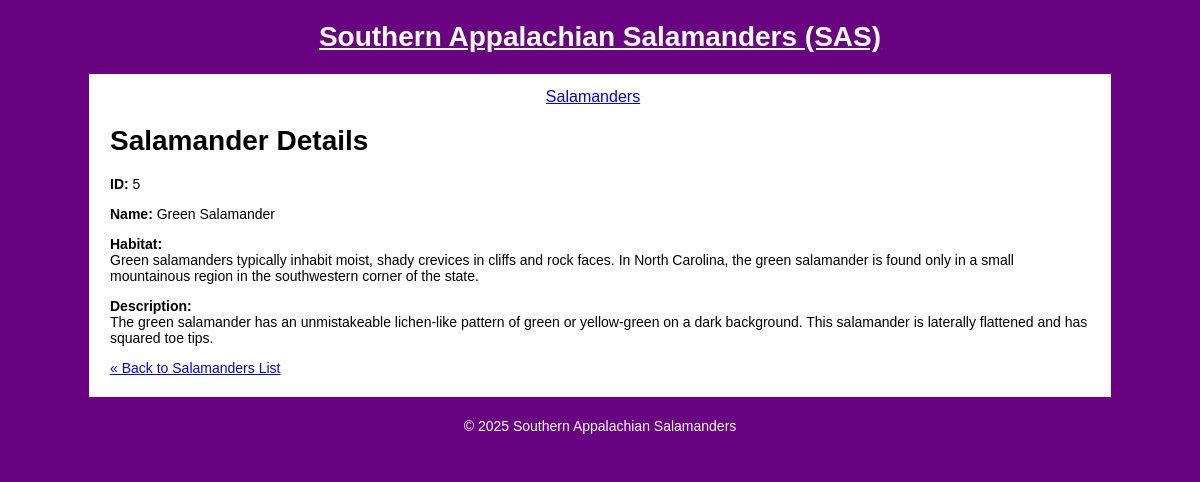
Page /salamanders/show.php?id=5 on the committed database.
### tables this page shows
CREATE TABLE `salamander` (
  `id` int(11) NOT NULL  PRIMARY KEY AUTO_INCREMENT,
  `name` varchar(255) NOT NULL,
  `habitat` text,
  `description` text
);

### private/query_functions.php (called while the page is built, shortened)
<?php
function find_salamander_by_id($id) {
  global $db;
  $sql = "SELECT * FROM salamander ";
  $sql .= "WHERE id='" . $id . "'";
  $result = mysqli_query($db, $sql);
  $salamander = mysqli_fetch_assoc($result);
  return $salamander;
  }

### private/functions.php (called while the page is built, shortened)
<?php
function url_for($script_path) {
  if($script_path[0] != '/') {
    $script_path = "/" . $script_path;
  }
  return WWW_ROOT . $script_path;
}
function h($string="") {
  return htmlspecialchars($string);
}

### public/salamanders/show.php (the view, shortened to what this page needs)
<?php require_once('../../private/initialize.php');
include(SHARED_PATH . '/salamander-header.php');
$id = $_GET['id'] ?? '1';
$salamander = find_salamander_by_id($id);
?>
<h1>Salamander Details</h1>
<p><span class="bold">ID: </span> <?= h($salamander['id']); ?> </p>
<p><span class="bold">Name: </span> <?= h($salamander['name']); ?> </p>
<p><span class="bold">Habitat: </span><br>
  <?= h($salamander['habitat']); ?> </p>
<p><span class="bold">Description: </span><br>
  <?= h($salamander['description']); ?> </p>
<p><a href="<?= url_for('salamanders/index.php'); ?>">&laquo; Back to Salamanders List</a></p>
<?php include(SHARED_PATH . '/salamander-footer.php'); ?>

### public/stylesheets/salamanders.css (style rules this page uses)
html, body { margin: 0; padding: 0; }
html { font: 14px Arial, Helvetica, sans-serif; }
body { background-color: #680281; }
.bold { font-weight: bold; }

### rows in the picture
salamander: id "5", name "Green Salamander", habitat "Green salamanders typically inhabit moist, shady crevices in cliffs and rock faces. In North Carolina, the green salamander is found only in a small mountainous region in the southwestern corner of the state.", description "The green salamander has an unmistakeable lichen-like pattern of green or yellow-green on a dark background. This salamander is laterally flattened and has squared toe tips."
